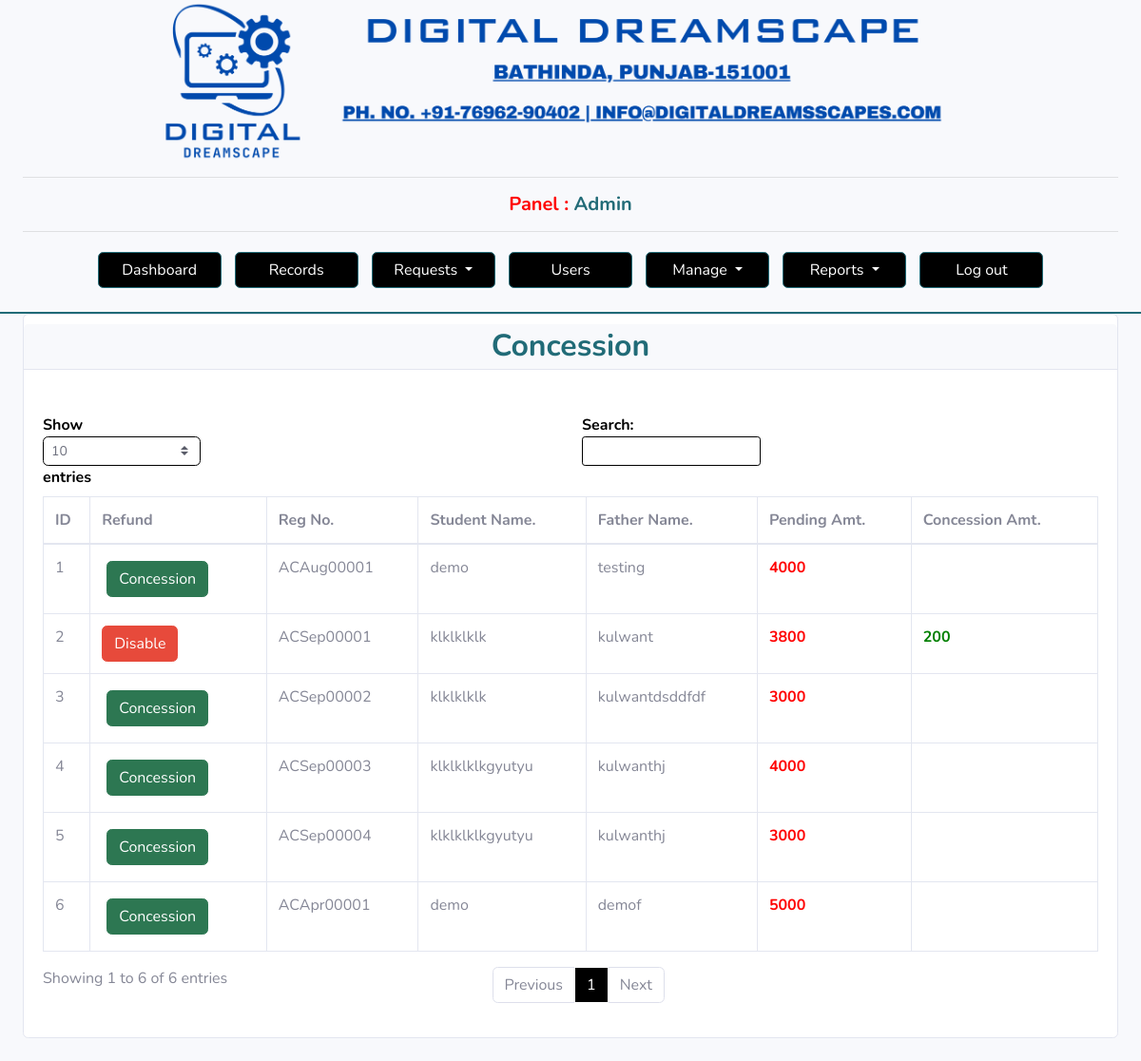
Page /adminpanel/concession.php (signed in) on the committed database.
### tables this page shows
CREATE TABLE `record` (
  `id` int(11) NOT NULL,
  `regno` varchar(20) DEFAULT NULL,
  `batchname` varchar(20) DEFAULT NULL,
  `pic` varchar(50) DEFAULT NULL,
  `stuname` varchar(20) DEFAULT NULL,
  `fname` varchar(20) DEFAULT NULL,
  `mobno` varchar(20) DEFAULT NULL,
  `email` varchar(20) DEFAULT NULL,
  `address` varchar(50) DEFAULT NULL,
  `category` varchar(20) DEFAULT NULL,
  `highqual` varchar(20) DEFAULT NULL,
  `feepack` varchar(50) DEFAULT NULL,
  `paytype` varchar(100) NOT NULL,
  `packfee` text DEFAULT NULL,
  `otherqual` varchar(200) DEFAULT NULL,
  `file` varchar(30) DEFAULT NULL,
  `dob` varchar(20) DEFAULT NULL,
  `gurukukll` varchar(20) DEFAULT NULL,
  `gurukulid` varchar(20) DEFAULT NULL,
  `roomno` varchar(20) DEFAULT NULL,
  `entrydate` varchar(20) DEFAULT NULL,
  `leftdate` varchar(20) DEFAULT NULL,
  `paydate` varchar(100) DEFAULT NULL,
  `amount` text DEFAULT NULL,
  `pending` text DEFAULT NULL,
  `refund` text DEFAULT NULL,
  `concession` text DEFAULT NULL,
  `gst` varchar(30) DEFAULT NULL,
  `mop` varchar(20) DEFAULT NULL,
  `tranno` varchar(30) DEFAULT NULL,
  `cheqno` varchar(30) DEFAULT NULL,
  `refno` varchar(100) DEFAULT NULL,
  `remarks` varchar(100) DEFAULT NULL,
  `Installment` varchar(10) DEFAULT NULL,
  `regby` varchar(100) DEFAULT NULL,
  `status` varchar(100) DEFAULT '0',
  `refundsts` text NOT NULL,
  `constatus` text NOT NULL,
  `batchsts` text DEFAULT NULL,
  `disablests` text DEFAULT '0',
  `apr_date` text DEFAULT NULL
);

### adminpanel/concession.php (the view, shortened to what this page needs)
<?php include('session.php');?>
<!DOCTYPE html>
<html lang="en">
<head>
  <link href="vendor/fontawesome-free/css/all.min.css" rel="stylesheet" type="text/css">
  <link href="css/sb-admin-2.min.css" rel="stylesheet">
</head>
<body id="page-top">
  <div id="wrapper">
    <div id="content-wrapper" class="d-flex flex-column">
      <div id="content">
<?php include("header.php"); ?>
      <div class="container-fluid">
          <div class="card  mb-4">
            <div class="card-header py-3">
              <h2 class="m-0 font-weight-bold text-primary" style="text-align:center;">Concession</h2>
            </div>
            <div class="card-body">
              <div class="table-responsive">
			  <form name="form1" method="post" action="">
                <table class="table table-bordered" id="dataTable" width="100%" cellspacing="0">
                    <thead>
                    <tr>
                      <th>ID</th>
					 <th>Refund </th>
					 <th>Reg No. </th>
                     <th>Student Name.</th>
                     <th>Father Name.</th>
                     <th>Pending Amt.</th>
                     <th>Concession Amt.</th>
                    </tr>
                  </thead>
                  <tbody>
				  <?php
		   $sql="select * from record where pending!='0' ORDER BY id ASC";
		   $query=mysqli_query($conn,$sql);
		   $i=0;
		   while($show=mysqli_fetch_array($query))
		   {
			   $i++;
			  ?>
				    <tr >
					 <td><?php echo $i; ?></td>
					<td><?php if(!isset($show['concession'])) {?> <a style="text-decoration:none; color:inherit " href="concesionamt.php?reg=<?php echo $show['regno'];  ?>"><button class="btn btn-success">Concession</a> <?php }else{?> <a style="text-decoration:none; color:inherit " href=""><button class="btn btn-danger">Disable</button></a> <?php } ?></td>
					 <td><?php echo $show['regno']; ?> </td>
                     <td><?php echo $show['stuname']; ?></td>
                     <td><?php echo $show['fname']; ?></td>
                    <td style="color:red;font-weight:bold;"><?php echo $show['pending']; ?> </td>
                    <td style="color:green;font-weight:bold;"><?php echo $show['concession']; ?> </td>
                    </tr>
			  <?php }  ?>
					                   </tbody>
                </table>
				 </form>
              </div>
            </div>
          </div>
        </div>
            </div>
            </div>
</body>
</html>

### adminpanel/concession.php (style rules this page uses)
.btn-success { color: #fff; background-color:#2d7752; border-color:#2d7752; margin: 5px; }

### adminpanel/header.php (style rules this page uses)
.card-header { padding: 4px !important; margin-bottom: 26px !important; margin-top: 10px; }

### rows in the picture
record: regno "ACAug00001", stuname "demo", fname "testing", pending "4000"
record: shows "Disable", regno "ACSep00001", stuname "klklklklk", fname "kulwant", pending "3800", concession "200"
record: regno "ACSep00002", stuname "klklklklk", fname "kulwantdsddfdf", pending "3000"
record: regno "ACSep00003", stuname "klklklklkgyutyu", fname "kulwanthj", pending "4000"
record: regno "ACSep00004", stuname "klklklklkgyutyu", fname "kulwanthj", pending "3000"
record: regno "ACApr00001", stuname "demo", fname "demof", pending "5000"
